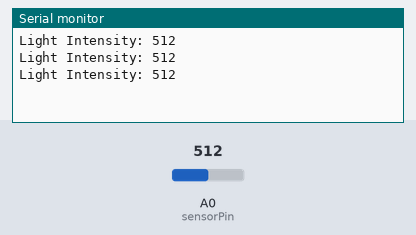
The sketch below on a simulated Arduino Uno, built with avr-gcc and run on an emulated ATmega328P. Parts: the last lines printed to the serial monitor. The test bench sets the inputs (shaded band); at power-on: A0 (sensorPin) = 512.

Above: at 1.3 s.
1.4 s: A0 (sensorPin) set to 716
At 1.9 s:
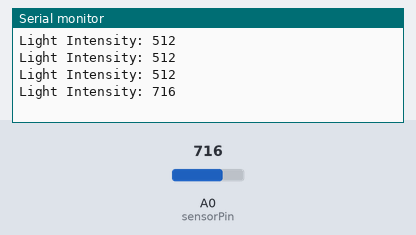
2.9 s: A0 (sensorPin) set to 900
At 3.3 s:
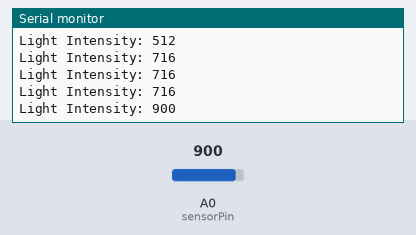
Timing chart, 0 to 5.9 s (numbered marks = the images above; inputs shaded):
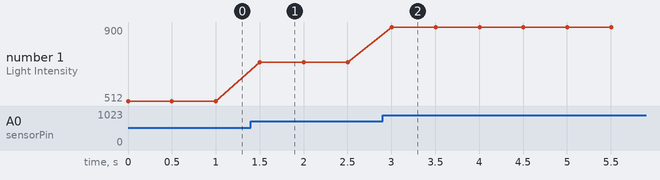

The sketch:

photo-diode.ino
```cpp
/*
 * Project: Interfacing Photodiode with Arduino
 * Author: Md Akhinoor Islam
 * ESE (Energy Science and Engineering), KUET
 * Description: Measure light intensity using a photodiode as an analog sensor
 */

const int sensorPin = A0;  // Photodiode connected to analog pin A0
int lightValue = 0;

void setup() {
  Serial.begin(9600);      // Start serial communication
}

void loop() {
  lightValue = analogRead(sensorPin);   // Read value from photodiode
  Serial.print("Light Intensity: ");
  Serial.println(lightValue);           // Print the value to Serial Monitor
  delay(500);                           // Wait for 0.5 seconds
}
```

Measured:
- after the input at 1.4 s, the serial monitor: prints a new line after 0.10 s (image 1)
- after the input at 2.9 s, the serial monitor: prints a new line after 0.10 s (image 2)
- plotted number 1: 512 → 716 after the input at 1.4 s, 716 → 900 after the input at 2.9 s
